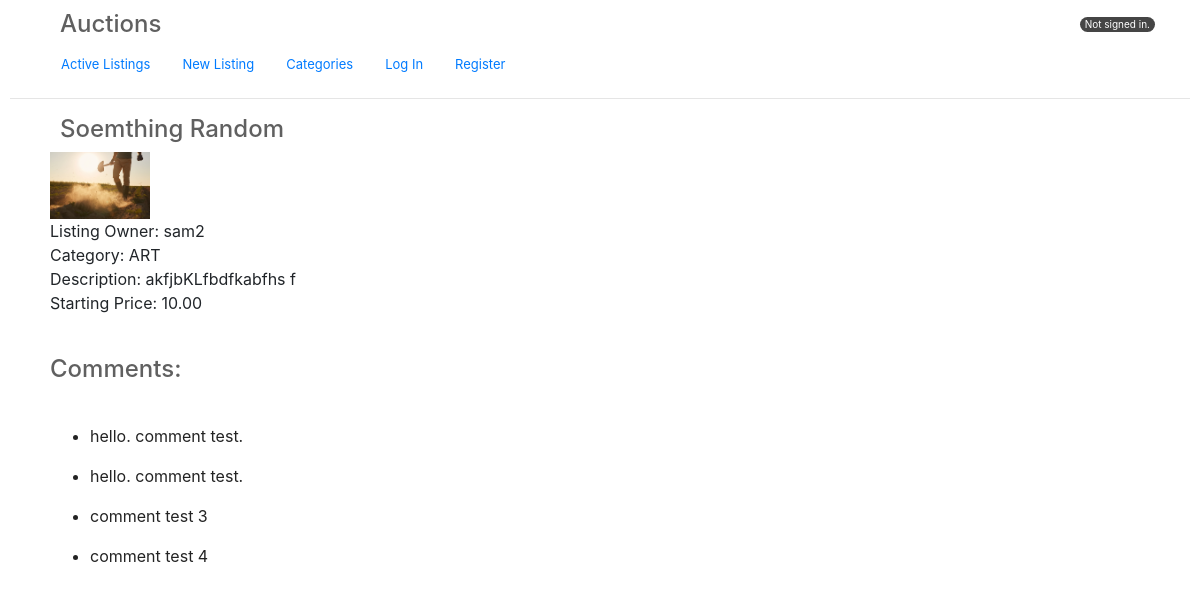
Screenshot of /3/ with the database file from the repository.
### auctions/models.py (models this page shows, shortened)
class Listing(models.Model):
    user = models.ForeignKey(User, on_delete=models.CASCADE)
    title = models.CharField(max_length=50)
    price = models.DecimalField(max_digits=10, decimal_places=2, default=0.00)
    details = models.TextField(max_length=300)
    CATEGORY_CHOICES = [
        ("FOOD", "FOOD"),
        ("ELECTRONICS", "ELECTRONICS"),
        ("CLOTHING", "CLOTHING"),
        ("ACCESSORIES", "ACCESSORIES"),
        ("CONTENT", "CONTENT"),
        ("SERVICE", "SERVICE"),
        ("MUSIC", "MUSIC"),
        ("ENTERTAINMENT", "ENTERTAINMENT"),
        ("HOME EQUIPMENT", "HOME EQUIPMENT"),
        ("ART","ART"),
        ("AUTO INDUSTRY", "AUTO INDUSTRY"),
        ("PETS", "PETS"),
        ("MISC ITEMS", "MISC ITEMS"),
        ("NONE","NONE"),
    ]
    category = models.CharField(
        max_length=15,
        choices=CATEGORY_CHOICES,
        default="NONE",
    )
    created = models.DateTimeField
    image_url = models.ImageField(null=True, blank=True, upload_to='images/')
    active = models.BooleanField(default=True)
    time_submitted = models.DateTimeField(blank=False, default=timezone.now)
    winner = models.ForeignKey(User, on_delete=models.CASCADE, blank=True, null=True, related_name="winner")

class User(AbstractUser):
    pass

class Comment(models.Model):
    user = models.ForeignKey(User, on_delete=models.CASCADE)
    listings = models.ForeignKey(Listing, on_delete=models.CASCADE, related_name="listing_comments")
    comment = models.CharField(max_length=150, blank=False)
    time_submitted = models.DateTimeField(blank=False, default=timezone.now)
    def __str__(self):
        return f"{self.comment}"

### auctions/views.py (the view, shortened to what this page needs)
# urls.py: path("<int:id>/", views.listing, name="id"),
def listing(request, id):
    if request.method == "GET":
        if request.user.is_authenticated:
            try:
                listing = Listing.objects.get(id=id)
                try:
                    watchlist = WatchList.objects.get(user=request.user)
                except WatchList.DoesNotExist:
                    watchlist = WatchList(user=request.user)
                return render(request, "auctions/listing.html", {
                    "listing": listing,
                    "title": listing.title,
                    "watchlist" : watchlist,
                    "NewBidForm" : forms.NewBidForm(),
                    "NewCommentForm": forms.NewCommentForm(),
                    "comments":Comment.objects.filter(listings=listing)
                })
            except Listing.DoesNotExist or TypeError or NameError or None:
                return render(request, "auctions/listing.html", {
                    "listing": None,
                    "title": listing.title,
                    "error": 'Error. No listing found.',
                    "watchlist" : WatchList.objects.get(user=request.user),
                    "NewBidForm" : forms.NewBidForm(),
                    "NewCommentForm": forms.NewCommentForm(),
                    "comments":Comment.objects.filter(listings=listing)
                })
        else:
            listing = Listing.objects.get(id=id)
            return render(request, "auctions/listing.html", {
                "listing": listing,
                "comments":Comment.objects.filter(listings=listing),
            })

### auctions/templates/auctions/listing.html (shortened to what this page needs)
{% extends "auctions/layout.html" %}
{% block body %}
    {% if listing %}
        <h2 class="header" id="listing-title"> {{ listing.title }} </h2>
        <div class="">
            <ul style="list-style:none;" >
                {% if listing.image_url %}
                <li>
                    <img class="card-img-left"style="max-width:100px;"src= "{{ listing.image_url.url }}" >
                </li>
                {% endif %}
                Listing Owner: {{ listing.user }}
                <li>
                    Category: {{listing.category}}
                </li>
                <li>
                    Description: {{listing.details}}
                </li>
                <li>
                    Starting Price: {{listing.price}}
                </li>
            </ul>
        </div>
        <p>
            <h3 class="header" id="comments-title">
                Comments:
            </h3>
            {% if comments %}
                {% for comment in comments %}
                    <ul class="comments">
                        <li>
                            {{ comment }}
                        </li>
                    </ul>
                {% endfor %}
            {% else %}
                No comments.
            {% endif %}
        </p>
    {% else %}
        No listing matches this search
    {% endif %}
{% endblock %}

### auctions/static/auctions/styles.css (style rules this page uses)
body { padding: 10px; }
.header { color:rgb(96, 96, 96); font-size: 24px; margin-left:15px; }
#listing-title { padding-left: 35px; }
#comments-title { margin:20px; padding:20px; }
.comments { list-style:disc; max-width: 1000px; margin-left: 40px; color:rgb(35, 35, 35); }

### rows the page displays
Listing: title "Soemthing Random", image_url (picture), user "sam2", category "ART", details "akfjbKLfbdfkabfhs f", price "10.00"
Comment: comment "hello. comment test."
Comment: comment "hello. comment test."
Comment: comment "comment test 3"
Comment: comment "comment test 4"
